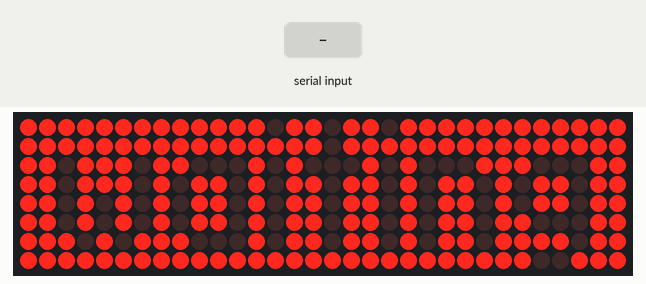
A sketch run on a simulated Arduino Uno, built with avr-gcc and run on an emulated ATmega328P. Parts: 32×8 LED matrix. Inputs (shaded band) come from the test bench. What the sketch prints to the serial monitor is not drawn.

Above: at 3.2 s.
3.3 s: "1" received over Serial
At 5.5 s:
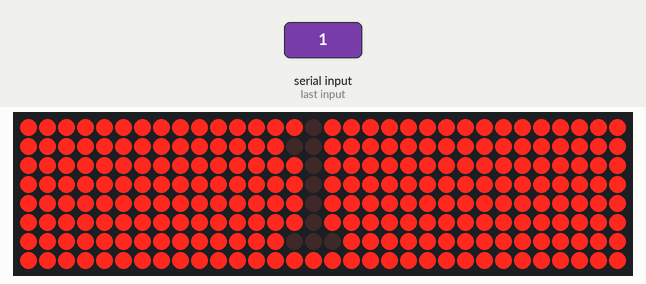
5.8 s: "0" received over Serial
At 7.5 s:
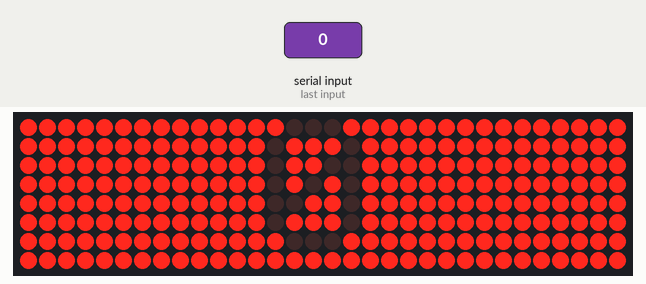
8.3 s: "2" received over Serial
At 10.6 s:
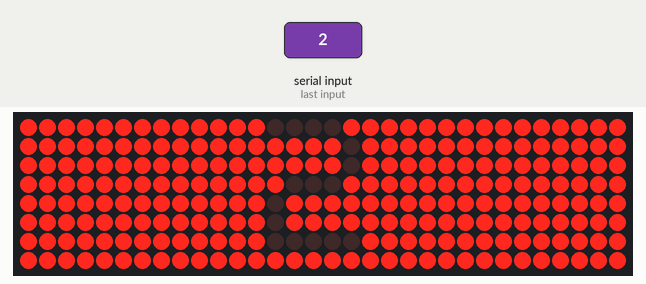
Timing chart, 0 to 12.1 s (numbered marks = the images above; inputs shaded):
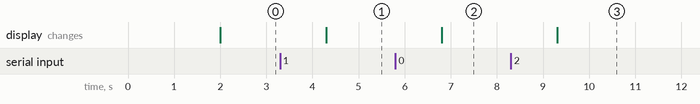

Measured:
- after the input at 3.3 s, the display: changes after 1.0 s (image 1)
- after the input at 5.8 s, the display: changes after 1.0 s (image 2)
- after the input at 8.3 s, the display: changes after 1.0 s (image 3)

The sketch:

8x32.ino
```cpp
#include <MD_Parola.h>
#include <MD_MAX72xx.h>
#include <TimeLib.h>
// https://github.com/ivankravets/MD_MAX72XX/blob/master/src/MD_MAX72xx_lib.h
#include <SPI.h>


#define TIME_HEADER  "T"   // Header tag for serial time sync message
#define TIME_REQUEST  7    // ASCII bell character requests a time sync message

// https://how2electronics.com/8x32-max7219-dot-matrix-led-display-with-arduino/
#define HARDWARE_TYPE MD_MAX72XX::ICSTATION_HW
//#define HARDWARE_TYPE MD_MAX72XX::OTHER_HW
//#define HARDWARE_TYPE MD_MAX72XX::PAROLA_HW
//#define HARDWARE_TYPE MD_MAX72XX::FC16_HW
//#define HARDWARE_TYPE MD_MAX72XX::GENERIC_HW
// parola_HW

#define MAX_DEVICES 4
#define CS_PIN 10

MD_Parola myDisplay = MD_Parola(HARDWARE_TYPE, CS_PIN, MAX_DEVICES);

String msgStr = "waiting";

void setup() {
  Serial.begin(9600);
  //setSyncProvider(requestSync);
  myDisplay.begin();
  myDisplay.setIntensity(0);
  myDisplay.setInvert(true);
  delay(2000);
}

void loop() {
    // for scroll text
    //if (myDisplay.displayAnimate()) {
    //  myDisplay.displayText(msgStr.c_str(), PA_CENTER, 100, 0, PA_SCROLL_LEFT, PA_SCROLL_LEFT);
    //  if (Serial.available()) {
    //    //processSyncMessage();
    //    msgStr = Serial.readString();
    //    msgStr.trim();
    //    Serial.print(msgStr);
    //  }
    //}
	myDisplay.setTextAlignment(PA_CENTER);
    myDisplay.print(msgStr);
    if (Serial.available()) {
      //processSyncMessage();
      msgStr = Serial.readString();
      msgStr.trim();
      Serial.print(msgStr);
    }
    //myDisplay.displayText("test", PA_CENTER, PA_SCROLL_LEFT, 200);
	//myDisplay.setTextAlignment(PA_LEFT);
	//myDisplay.print("Left");
	//delay(2000);
	//
	//myDisplay.setTextAlignment(PA_CENTER);
	//myDisplay.print("Center");
	//delay(2000);

	//myDisplay.setTextAlignment(PA_RIGHT);
	//myDisplay.print("Right");
	//delay(2000);

	//myDisplay.setTextAlignment(PA_CENTER);
	//myDisplay.print("Invert");
	//delay(2000);

	//myDisplay.setInvert(false);
	//myDisplay.print(1234);
	//delay(2000);

}

void processSyncMessage() {
    String incomingByte = Serial.readString();
    const char * msgChar = incomingByte.c_str();

    while (myDisplay.displayAnimate()) {
      myDisplay.displayText(msgChar, PA_CENTER, 100, 100, PA_SCROLL_LEFT, PA_SCROLL_LEFT);
    }
}
//void processSyncMessage() {
//  unsigned long pctime;
//  const unsigned long DEFAULT_TIME = 1357041600; // Jan 1 2013
//
//  if(Serial.find(TIME_HEADER)) {
//     pctime = Serial.parseInt();
//     if( pctime >= DEFAULT_TIME) { // check the integer is a valid time (greater than Jan 1 2013)
//       setTime(pctime); // Sync Arduino clock to the time received on the serial port
//       digitalClockDisplay();
//     }
//  }
//}
//
//
//void digitalClockDisplay(){
//  // digital clock display of the time
//  myDisplay.setTextAlignment(PA_CENTER);
//  myDisplay.print(hour());
//  delay(2000);
//}
//time_t requestSync()
//{
//  Serial.write(TIME_REQUEST);
//  return 0; // the time will be sent later in response to serial mesg
//}
```
